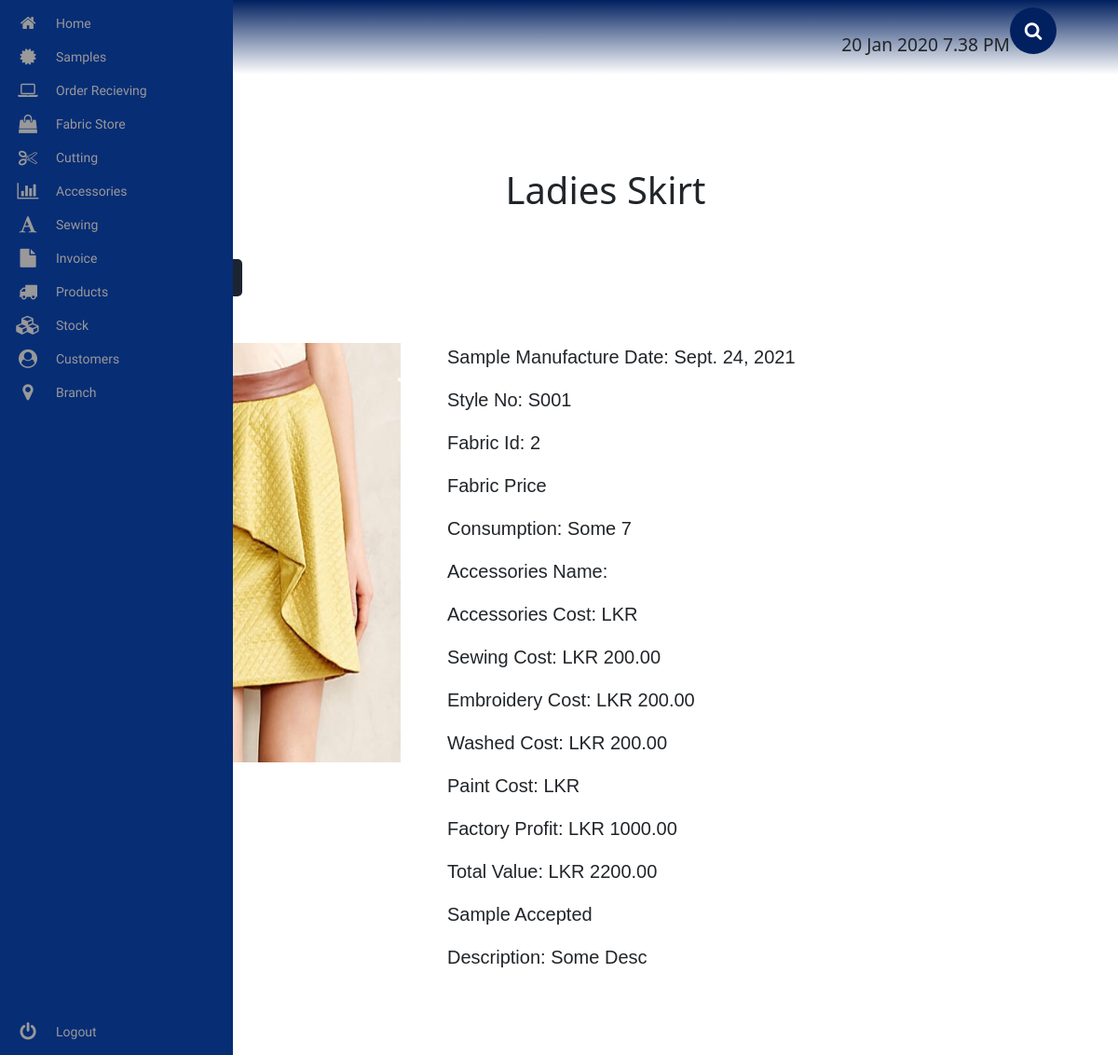
The page /sample/ladies-skirt/1/ on the database as committed earlier.
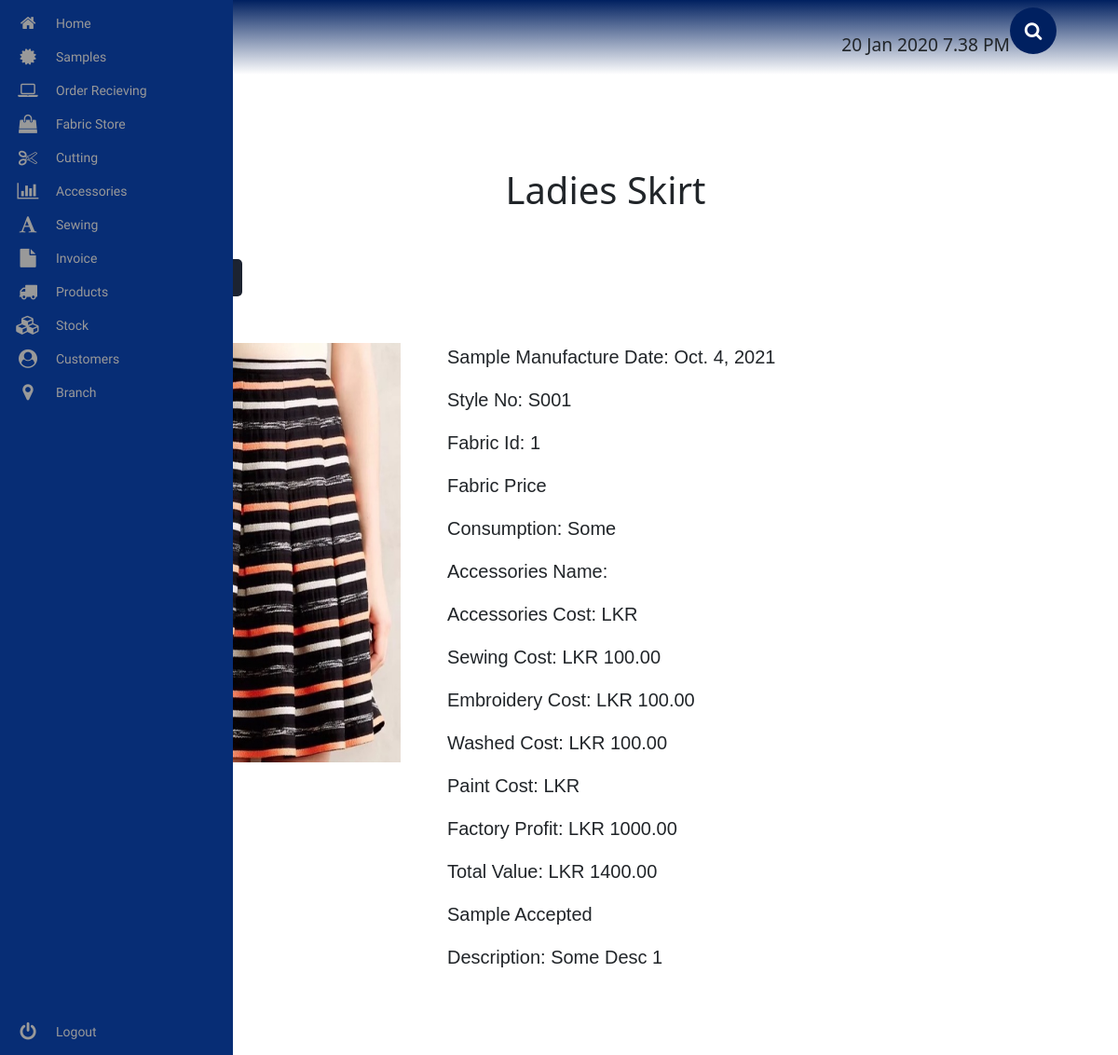
The same page on the database as committed later.
### sample/models.py (models this page shows, shortened)
class LadiesSkirt(models.Model):
    img = models.ImageField(upload_to='products/ladies/ladies-skirt/img/')
    sample_manufactured_date = models.DateField()
    style_no = models.CharField(max_length=1000)
    fabric = models.ForeignKey(OrderOut, on_delete=models.SET_NULL, null=True, blank=True)
    consumption = models.CharField(max_length=1000)
    accessories = models.ForeignKey(AccSentOut, on_delete=models.SET_NULL, null=True, blank=True)
    sewing_cost = models.DecimalField(decimal_places=2, max_digits=100000)
    embroidery_cost = models.DecimalField(decimal_places=2, max_digits=100000)
    washed_cost = models.DecimalField(decimal_places=2, max_digits=100000)
    paint_cost = models.DecimalField(decimal_places=2, max_digits=100000)
    factory_profit = models.DecimalField(decimal_places=2, max_digits=100000)
    total_value = models.DecimalField(decimal_places=2, max_digits=100000)
    accepted = models.BooleanField(default=True)
    description = models.CharField(max_length=1000)

### sample/views.py (the view)
# urls.py: path('ladies-skirt/<int:id>/', ladies_skirt_view, name="ladies_skirt_view"),
def ladies_skirt_view(request, id):
    template = 'ladies/skirt/ladies_skirt.html'
    try:
        obj = LadiesSkirt.objects.get(id=id)
    except LadiesSkirt.DoesNotExist:
        raise Http404
    if request.method == 'POST':
        form = LadiesSkirtForm(data=request.POST, instance=obj)
        if form.is_valid():
            form.save()
    else:
        form = LadiesSkirtForm(instance=obj)
    context = {
        'object': obj,
        'form': form,
    }
    return render(request, template, context)

### sample/templates/ladies/skirt/ladies_skirt.html (shortened to what this page needs)
<!DOCTYPE html>
<html lang="en">
{% extends 'base.html' %}
{% load static %}
{% load crispy_forms_tags %}
{% load crispy_forms_filters %}
    {% block extra_css %}
        <link rel="stylesheet" href="{% static 'sample/css/ladies/skirt/ladies_skirt.css' %}">
    {% endblock %}
    {% block content %}
        <div class="ladies__skirt__container">
            <h1> Ladies Skirt </h1>
            <div class="ladies__skirt__btn">
                <button>
                    <a href="{% url 'sample:ladies_skirt_print_view' object.id %}" target="_blank"> Print  </a>
                </button>
                <button onclick="FormDisplay()" id="edit-btn"> Edit </button>
            </div>
            <div class="ladies__skirt__wrapper">
                <img src="{{ object.img.url }}" alt="img" class="ladies__skirt__img">
                <div class="ladies__skirt__details">
                    <p> Sample Manufacture Date: {{ object.sample_manufactured_date }} </p>
                    <p> Style No: {{ object.style_no }} </p>
                    <p> Fabric Id: {{ object.fabric_id }} </p>
                    <p> Fabric Price {{ object.fabric_price }} </p>
                    <p> Consumption: {{ object.consumption }} </p>
                    <p> Accessories Name: {{ object.acc_name }} </p>
                    <p> Accessories Cost: LKR {{ object.acc_cost }} </p>
                    <p> Sewing Cost: LKR {{ object.sewing_cost }} </p>
                    <p> Embroidery Cost: LKR {{ object.embroidery_cost}} </p>
                    <p> Washed Cost: LKR {{ object.washed_cost }} </p>
                    <p> Paint Cost: LKR {{ object.pain_cost}} </p>
                    <p> Factory Profit: LKR {{ object.factory_profit }} </p>
                    <p> Total Value: LKR {{ object.total_value }} </p>
                    <p> {% if object.accepted == True %}
                        Sample Accepted
                        {% else %}
                        Sample Rejected
                        {% endif %}
                    </p>
                    <p> Description: {{ object.description }} </p>
                </div>
            </div>
        </div>
    {% endblock %}

Rows that differ between the two databases and show on the page:
changed LadiesSkirt: img: a different picture; sample_manufactured_date "Sept. 24, 2021" → "Oct. 4, 2021"; fabric_id "2" → "1"; consumption "Some 7" → "Some"; sewing_cost "200.00" → "100.00"; embroidery_cost "200.00" → "100.00"; washed_cost "200.00" → "100.00"; total_value "2200.00" → "1400.00"; description "Some Desc" → "Some Desc 1"
